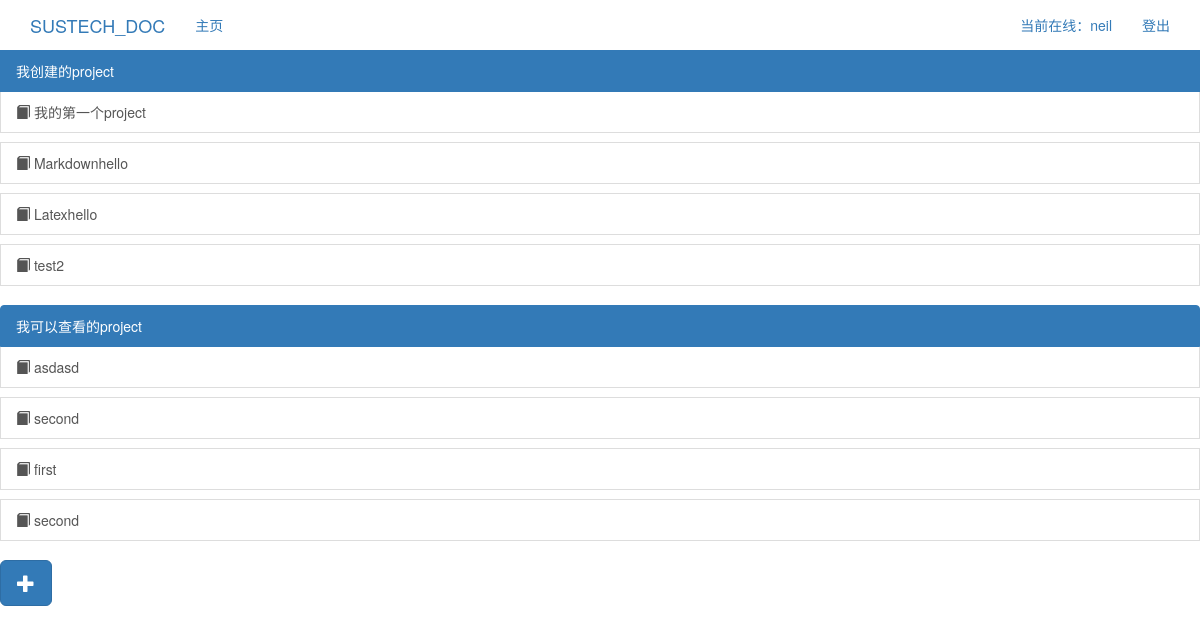
The page / (signed in) on the database its author committed.
### edit_online/models.py (models this page shows)
class Project(models.Model):
    project_id = models.IntegerField(primary_key=True)
    project_name = models.CharField(max_length=40)
    creator_id = models.IntegerField()
    type = models.CharField(max_length=10)
    class Meta:
        db_table = 'Project'

### edit_online/views.py (the view)
# urls.py: path(r'', views.initial),
def initial(request):
    try:
        if (request.session['is_login'] != None):
            cur_user = request.session['user_id']
            user_pro = models.Project.objects.filter(creator_id=cur_user)
            print(user_pro)
            all_pro = []
            for up in user_pro:
                all_pro.append((up.project_name, up.project_id))
            user_pro2 = models.Authorize.objects.filter(user_id=cur_user)
            all_pro2 = []
            for up in user_pro2:
                temp_pro = up.project_id
                temp_name = models.Project.objects.get(project_id=temp_pro)
                temp_name = temp_name.project_name
                all_pro2.append((temp_name, temp_pro))
            return render(request, 'login/initial.html', {'pro_names': all_pro, 'pro_names2': all_pro2})
        else:
            return render(request, 'login/initial.html')
    except KeyError:
        return render(request, 'login/initial.html')

### templates/login/initial.html (shortened to what this page needs)
{% extends 'base.html' %}
{% load staticfiles %}
{% block content %}
    {% if request.session.is_login %}
        <div class="list-group">
            <a class="list-group-item active">
                我创建的project
            </a>
            {% for item in pro_names %}
                <a href=../index/{{ item.1 }} class="list-group-item">
                    <span class="glyphicon glyphicon-book" aria-hidden="true"></span>
                    {{ item.0 }}</a>
            {% endfor %}
        </div>
        <div class="list-group">
            <a class="list-group-item active">
                我可以查看的project
            </a>
            {% for item in pro_names2 %}
                <a href=../index/{{ item.1 }} class="list-group-item">
                    <span class="glyphicon glyphicon-book" aria-hidden="true"></span>
                    {{ item.0 }}</a>
            {% endfor %}
        </div>
        <button class="btn btn-primary btn-lg" data-toggle="modal" data-target="#myModal">
            <span class="glyphicon glyphicon-plus" aria-hidden="true"></span></button>
    {% else %}
        <h1>你尚未登录，只能访问公开内容！</h1>
    {% endif %}
{% endblock %}

### templates/base.html (shortened to what this page needs)
{% load staticfiles %}
<!DOCTYPE html>
<html lang="zh-CN">
  <head>
    <link href="{% static 'bootstrap-3.3.7-dist/css/bootstrap.min.css' %}" rel="stylesheet">
  </head>
  <body>
      <div class="container-fluid">
        <div class="navbar-header">
          <a class="navbar-brand" href="#">SUSTECH_DOC</a>
        </div>
        <div class="collapse navbar-collapse" id="my-nav">
          <ul class="nav navbar-nav">
            <li class="active"><a href="/initial/">主页</a></li>
          </ul>
          <ul class="nav navbar-nav navbar-right">
             {% if request.session.is_login %}
                  <li><a href="#">当前在线：{{ request.session.user_name }}</a></li>
                  <li><a href="/logout/">登出</a></li>
              {% else %}
                  <li><a href="/login/">登录</a></li>
                  <li><a href="/register/">注册</a></li>
              {% endif %}
          </ul>
        </div>
      </div>
    {% block content %}{% endblock %}
  </body>
</html>

### rows shown on the page
Project: project_name "我的第一个project"
Project: project_name "Markdownhello"
Project: project_name "Latexhello"
Project: project_name "test2"
Project: project_name "asdasd"
Project: project_name "second"
Project: project_name "first"
Project: project_name "second"

### other values the page prints
{{ request.session.user_name }} "neil"
